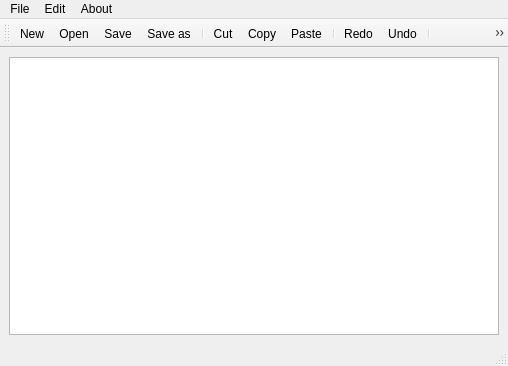
<?xml version="1.0" encoding="UTF-8"?>
<ui version="4.0">
 <class>MainWindow</class>
 <widget class="QMainWindow" name="MainWindow">
  <property name="geometry">
   <rect>
    <x>0</x>
    <y>0</y>
    <width>508</width>
    <height>366</height>
   </rect>
  </property>
  <property name="windowTitle">
   <string>MainWindow</string>
  </property>
  <widget class="QWidget" name="centralwidget">
   <layout class="QHBoxLayout" name="horizontalLayout">
    <item>
     <widget class="QTextEdit" name="textEdit"/>
    </item>
   </layout>
  </widget>
  <widget class="QMenuBar" name="menubar">
   <property name="geometry">
    <rect>
     <x>0</x>
     <y>0</y>
     <width>508</width>
     <height>22</height>
    </rect>
   </property>
   <widget class="QMenu" name="menuFile">
    <property name="title">
     <string>File</string>
    </property>
    <addaction name="actionNew"/>
    <addaction name="actionOpen"/>
    <addaction name="separator"/>
    <addaction name="actionSave"/>
    <addaction name="actionSave_as"/>
   </widget>
   <widget class="QMenu" name="menuEdit">
    <property name="title">
     <string>Edit</string>
    </property>
    <addaction name="actionCut"/>
    <addaction name="actionCopy"/>
    <addaction name="actionPaste"/>
    <addaction name="separator"/>
    <addaction name="actionRedo"/>
    <addaction name="actionUndo"/>
    <addaction name="separator"/>
    <addaction name="actionFont"/>
    <addaction name="actionColor"/>
    <addaction name="actionBackground_Color"/>
    <addaction name="actionBackground_Color_Mainwindow"/>
   </widget>
   <widget class="QMenu" name="menuAbout">
    <property name="title">
     <string>About</string>
    </property>
    <addaction name="actionAbout_Notepad"/>
   </widget>
   <addaction name="menuFile"/>
   <addaction name="menuEdit"/>
   <addaction name="menuAbout"/>
  </widget>
  <widget class="QStatusBar" name="statusbar"/>
  <widget class="QToolBar" name="toolBar">
   <property name="windowTitle">
    <string>toolBar</string>
   </property>
   <attribute name="toolBarArea">
    <enum>TopToolBarArea</enum>
   </attribute>
   <attribute name="toolBarBreak">
    <bool>false</bool>
   </attribute>
   <addaction name="actionNew"/>
   <addaction name="actionOpen"/>
   <addaction name="actionSave"/>
   <addaction name="actionSave_as"/>
   <addaction name="separator"/>
   <addaction name="actionCut"/>
   <addaction name="actionCopy"/>
   <addaction name="actionPaste"/>
   <addaction name="separator"/>
   <addaction name="actionRedo"/>
   <addaction name="actionUndo"/>
   <addaction name="separator"/>
   <addaction name="actionAbout_Notepad"/>
  </widget>
  <action name="actionNew">
   <property name="icon">
    <iconset resource="Resources.qrc">
     <normaloff>:/ressource/img/newfile.webp</normaloff>:/ressource/img/newfile.webp</iconset>
   </property>
   <property name="text">
    <string>New</string>
   </property>
  </action>
  <action name="actionOpen">
   <property name="icon">
    <iconset resource="Resources.qrc">
     <normaloff>:/ressource/img/openfile.png</normaloff>:/ressource/img/openfile.png</iconset>
   </property>
   <property name="text">
    <string>Open</string>
   </property>
  </action>
  <action name="actionSave">
   <property name="icon">
    <iconset resource="Resources.qrc">
     <normaloff>:/ressource/img/save.ico</normaloff>:/ressource/img/save.ico</iconset>
   </property>
   <property name="text">
    <string>Save</string>
   </property>
  </action>
  <action name="actionSave_as">
   <property name="icon">
    <iconset resource="Resources.qrc">
     <normaloff>:/ressource/img/save as.ico</normaloff>:/ressource/img/save as.ico</iconset>
   </property>
   <property name="text">
    <string>Save as</string>
   </property>
  </action>
  <action name="actionCut">
   <property name="icon">
    <iconset resource="Resources.qrc">
     <normaloff>:/ressource/img/cut1.png</normaloff>:/ressource/img/cut1.png</iconset>
   </property>
   <property name="text">
    <string>Cut</string>
   </property>
  </action>
  <action name="actionCopy">
   <property name="icon">
    <iconset resource="Resources.qrc">
     <normaloff>:/ressource/img/copy-icon-17.jpg</normaloff>:/ressource/img/copy-icon-17.jpg</iconset>
   </property>
   <property name="text">
    <string>Copy</string>
   </property>
  </action>
  <action name="actionPaste">
   <property name="icon">
    <iconset resource="Resources.qrc">
     <normaloff>:/ressource/img/paste.png</normaloff>:/ressource/img/paste.png</iconset>
   </property>
   <property name="text">
    <string>Paste</string>
   </property>
  </action>
  <action name="actionRedo">
   <property name="icon">
    <iconset resource="Resources.qrc">
     <normaloff>:/ressource/img/redo.ico</normaloff>:/ressource/img/redo.ico</iconset>
   </property>
   <property name="text">
    <string>Redo</string>
   </property>
  </action>
  <action name="actionUndo">
   <property name="icon">
    <iconset resource="Resources.qrc">
     <normaloff>:/ressource/img/undo.png</normaloff>:/ressource/img/undo.png</iconset>
   </property>
   <property name="text">
    <string>Undo</string>
   </property>
  </action>
  <action name="actionAbout_Notepad">
   <property name="icon">
    <iconset resource="Resources.qrc">
     <normaloff>:/ressource/img/Oxygen-Icons.org-Oxygen-Actions-help-about.ico</normaloff>:/ressource/img/Oxygen-Icons.org-Oxygen-Actions-help-about.ico</iconset>
   </property>
   <property name="text">
    <string>About Notepad</string>
   </property>
  </action>
  <action name="actionFont">
   <property name="text">
    <string>Font</string>
   </property>
  </action>
  <action name="actionColor">
   <property name="text">
    <string>Color</string>
   </property>
  </action>
  <action name="actionBackground_Color">
   <property name="text">
    <string>Background Color</string>
   </property>
  </action>
  <action name="actionBackground_Color_Mainwindow">
   <property name="text">
    <string>Background Color Mainwindow</string>
   </property>
  </action>
 </widget>
 <resources>
  <include location="Resources.qrc"/>
 </resources>
 <connections/>
</ui>
